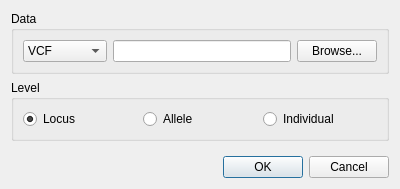
<?xml version="1.0" encoding="UTF-8"?>
<ui version="4.0">
 <class>DialogSummary</class>
 <widget class="QDialog" name="DialogSummary">
  <property name="geometry">
   <rect>
    <x>0</x>
    <y>0</y>
    <width>400</width>
    <height>189</height>
   </rect>
  </property>
  <property name="windowTitle">
   <string>Dialog</string>
  </property>
  <layout class="QVBoxLayout" name="verticalLayout">
   <item>
    <widget class="QGroupBox" name="groupBoxData">
     <property name="title">
      <string>Data</string>
     </property>
     <layout class="QHBoxLayout" name="horizontalLayout">
      <item>
       <widget class="QComboBox" name="comboBoxGenotype">
        <item>
         <property name="text">
          <string>VCF</string>
         </property>
        </item>
        <item>
         <property name="text">
          <string>PED/MAP</string>
         </property>
        </item>
        <item>
         <property name="text">
          <string>HapMap</string>
         </property>
        </item>
        <item>
         <property name="text">
          <string>Genotype</string>
         </property>
        </item>
       </widget>
      </item>
      <item>
       <widget class="QLineEdit" name="lineEditGenotype"/>
      </item>
      <item>
       <widget class="QPushButton" name="pushButtonGenotype">
        <property name="text">
         <string>Browse...</string>
        </property>
       </widget>
      </item>
     </layout>
    </widget>
   </item>
   <item>
    <widget class="QGroupBox" name="groupBoxLevel">
     <property name="title">
      <string>Level</string>
     </property>
     <layout class="QHBoxLayout" name="horizontalLayout_2">
      <item>
       <widget class="QRadioButton" name="radioButtonLocus">
        <property name="text">
         <string>Locus</string>
        </property>
        <property name="checked">
         <bool>true</bool>
        </property>
       </widget>
      </item>
      <item>
       <widget class="QRadioButton" name="radioButtonAllele">
        <property name="text">
         <string>Allele</string>
        </property>
       </widget>
      </item>
      <item>
       <widget class="QRadioButton" name="radioButtonIndiv">
        <property name="text">
         <string>Individual</string>
        </property>
       </widget>
      </item>
     </layout>
    </widget>
   </item>
   <item>
    <spacer name="verticalSpacer">
     <property name="orientation">
      <enum>Qt::Vertical</enum>
     </property>
     <property name="sizeHint" stdset="0">
      <size>
       <width>20</width>
       <height>40</height>
      </size>
     </property>
    </spacer>
   </item>
   <item>
    <widget class="QDialogButtonBox" name="buttonBox">
     <property name="orientation">
      <enum>Qt::Horizontal</enum>
     </property>
     <property name="standardButtons">
      <set>QDialogButtonBox::Cancel|QDialogButtonBox::Ok</set>
     </property>
    </widget>
   </item>
  </layout>
 </widget>
 <tabstops>
  <tabstop>comboBoxGenotype</tabstop>
  <tabstop>lineEditGenotype</tabstop>
  <tabstop>pushButtonGenotype</tabstop>
  <tabstop>radioButtonLocus</tabstop>
  <tabstop>radioButtonAllele</tabstop>
  <tabstop>radioButtonIndiv</tabstop>
 </tabstops>
 <resources/>
 <connections>
  <connection>
   <sender>buttonBox</sender>
   <signal>accepted()</signal>
   <receiver>DialogSummary</receiver>
   <slot>accept()</slot>
   <hints>
    <hint type="sourcelabel">
     <x>248</x>
     <y>254</y>
    </hint>
    <hint type="destinationlabel">
     <x>157</x>
     <y>274</y>
    </hint>
   </hints>
  </connection>
  <connection>
   <sender>buttonBox</sender>
   <signal>rejected()</signal>
   <receiver>DialogSummary</receiver>
   <slot>reject()</slot>
   <hints>
    <hint type="sourcelabel">
     <x>316</x>
     <y>260</y>
    </hint>
    <hint type="destinationlabel">
     <x>286</x>
     <y>274</y>
    </hint>
   </hints>
  </connection>
 </connections>
</ui>
